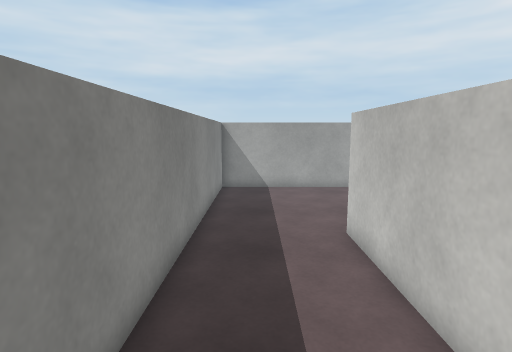
view 1 (above)

14 first-person views from a walk through a 3-D level made in the Unity game engine. The camera is 1.5 m above the floor, tilts 8° down and sees 80° across. The floor is counted in squares, 0.5 m on a side. Each view is taken from the middle of a square. On the plan, view 1 faces up. The plan holds only what a view shows up to about 20 squares ahead; the rest is blank. Surface patterns are stand-ins for the level's own textures.

view 2
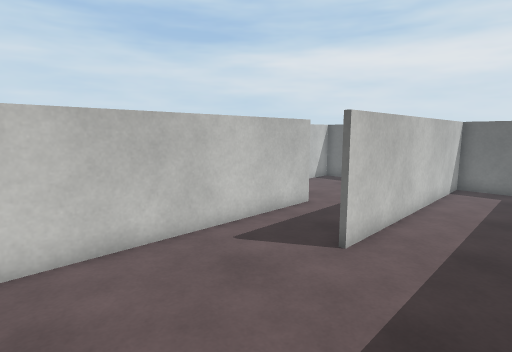

view 3
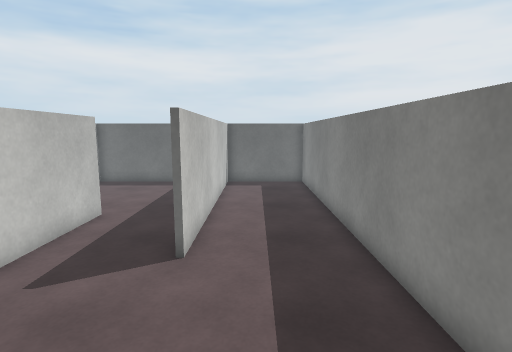

view 4
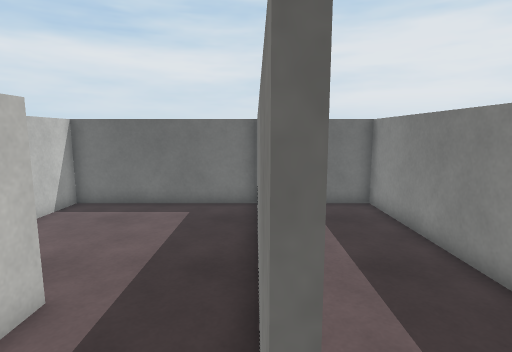

view 5
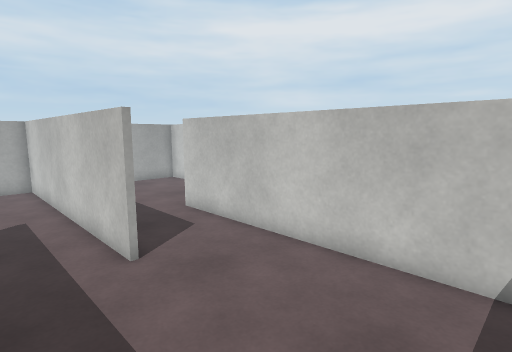

view 6
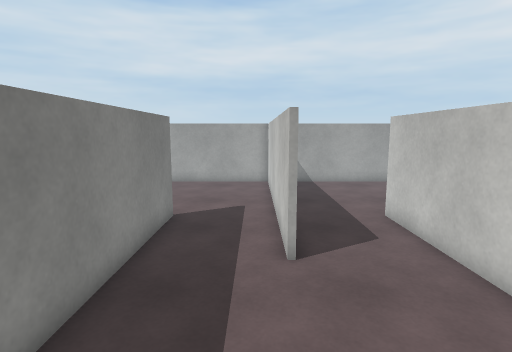

view 7
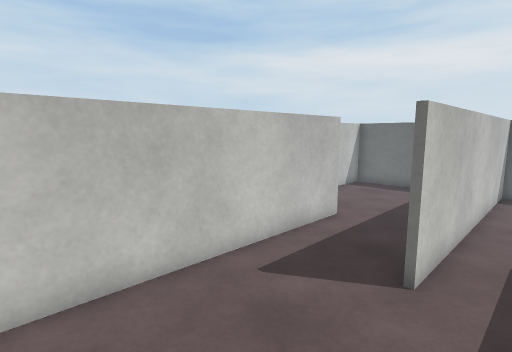

view 8
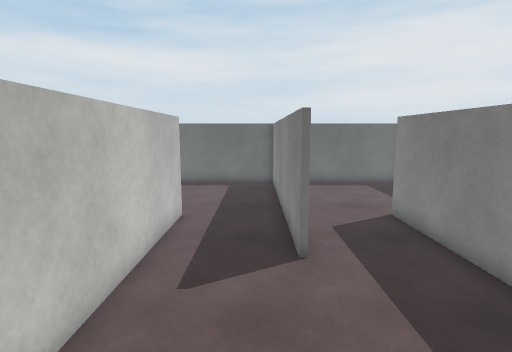

view 9
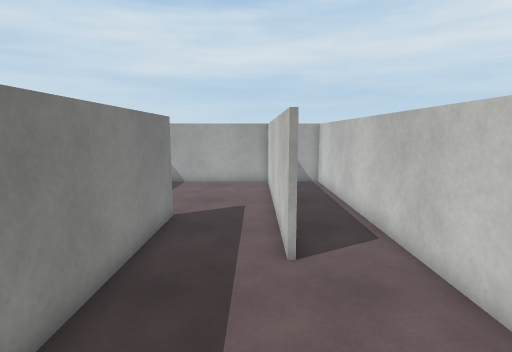

view 10
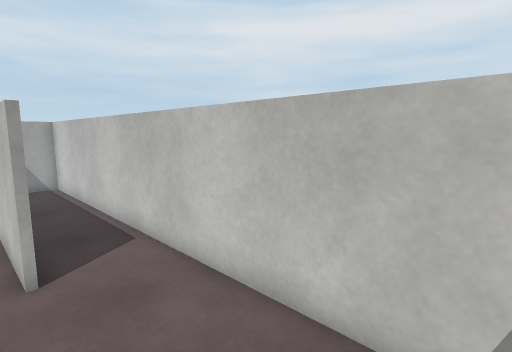

view 11
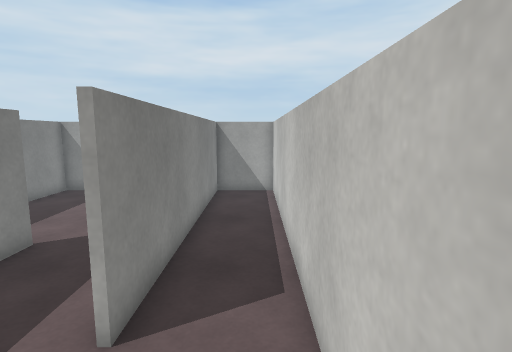

view 12
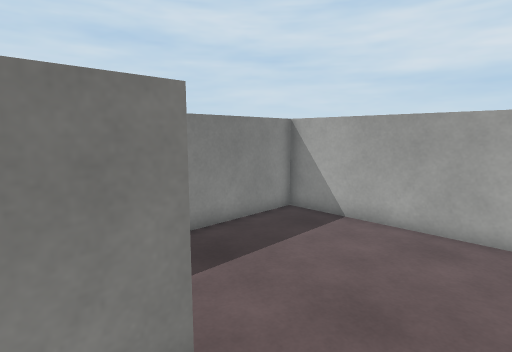

view 13
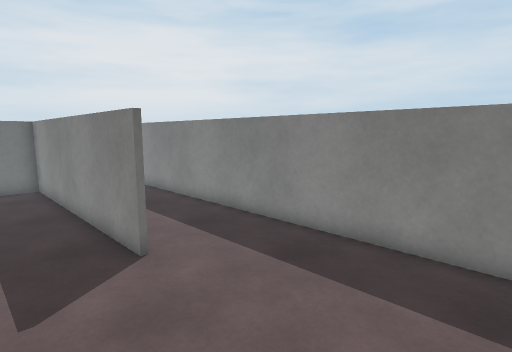

view 14
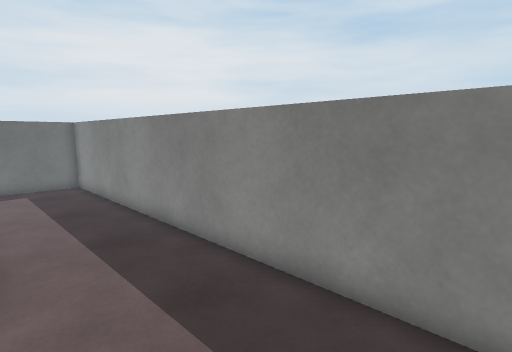

### Floor plan
Ten units are one square. View 1 is at (0, 0); x grows to the right and y downward. Boxes are objects, and circles mark ways between rooms. Rooms are numbered by the first view taken in them; rooms with no view inside come last. Other rooms are left out.
<svg viewBox="-24 -175 208 209">
<path fill="none" stroke="#000" d="M30 -90 30 -45M67 -49 67 -170M70 -169 -19 -169 -19 29 28 29 28 -90M30 -45 30 29 108 29 108 -35M110 -90 110 -45M69 -104 69 -49M149 -169 70 -169M147 -49 147 -170M69 -170 69 -141M108 -35 108 -90M110 -45 110 29 179 29 179 -169 149 -169M150 -170 150 -49"/>
<circle cx="50" cy="-40" r="3" fill="#2a7"/>
<circle cx="90" cy="-43" r="3" fill="#2a7"/>
<circle cx="130" cy="-40" r="3" fill="#2a7"/>
<text x="20" y="-80">1</text>
<text x="70" y="-10">2</text>
<text x="110" y="-110">3</text>
<text x="150" y="-40">4</text>
</svg>
Room 1 opens to room 2. Room 2 opens to room 3. Room 3 opens to room 4.

Where each view was taken, in squares from view 1:
view 1: 0 up, 0 right, facing up
view 2: 16 up, 1 left, facing down-right
view 3: 16 up, 1 right, facing down
view 4: 10 up, 3 right, facing down
view 5: 2 down, 4 right, facing up-right
view 6: 2 down, 6 right, facing up
view 7: 15 up, 9 right, facing down-right
view 8: 16 up, 12 right, facing down
view 9: 2 down, 14 right, facing up
view 10: 2 down, 14 right, facing up-right
view 11: 1 up, 17 right, facing up
view 12: 7 up, 6 right, facing up-left
view 13: 16 up, 6 right, facing down-left
view 14: 16 up, 3 right, facing down-left
